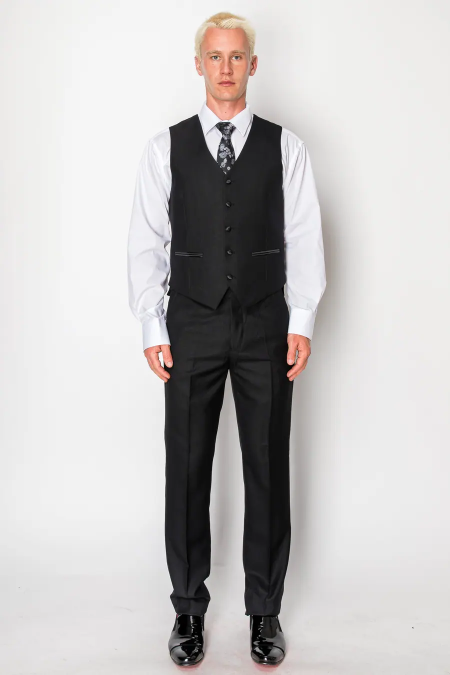
#> input picture assets/img/antonio-uomo/0a8f5042ea91.webp, 900 x 1350 px (shown at 1/2 size)
$ python -i au_fetch.py   (imports and definitions only)
#> lines starting #> are read from the running program, lines starting #| are printed output that depends on the picture
"""Antonio Uomo (our dropship supplier) -> catalog + image library.

1. Reads https://www.antoniouomo.com/products.json (every product is a men's piece) and normalises it into tools/catalog/antonio-uomo.json
   (type, "<Colour> <Style name>", style code, price, copy, bullets, sizes/lengths, image list).
2. Downloads every original image into  ~/Downloads/Antonio Uomo/<Product type>/<Colour Style name (code)>/NN.jpg  (resumable: existing files are kept).
3. Writes web-sized copies into assets/img/antonio-uomo/ (content-addressed by md5, so images shared between products are stored once):
   <md5>.webp (max 900px wide), <md5>-t.webp (160px thumb), and <md5>-c.webp (480px card image).

4. Reads the size chart each product page pops up ("Size Chart" button) and stores its id on the product (`chart`); the chart data itself is transcribed in tools/au_sizes.py.

Run from anywhere:  python3 tools/au_fetch.py [--no-download] [--no-optimize] [--charts-only]
"""
import os, re, sys, json, html, hashlib, urllib.request, concurrent.futures as cf
from html.parser import HTMLParser
from PIL import Image, ImageOps
import suit_info

ROOT = os.path.dirname(os.path.dirname(os.path.abspath(__file__)))
OUT_JSON = os.path.join(ROOT, "tools", "catalog", "antonio-uomo.json")
DL = os.path.expanduser("~/Downloads/Antonio Uomo")
ASSETS = os.path.join(ROOT, "assets", "img", "antonio-uomo")
UA = {"User-Agent": "Mozilla/5.0"}

# titles that carry no colour (the supplier left it out) — checked against the photos / URL handle
COLOUR_FIX = {"560811": "Dark Teal", "107111": "Shiny Black"}
# supplier type name -> (plural for the type page, singular style name used in "<Colour> <Style name>")
PLURAL = {"Suit": "Suits", "Tuxedo": "Tuxedos", "Jacket": "Jackets", "Pants": "Pants"}

FAMILY_RULES = [("navy", "Navy"), ("midnight", "Navy"), ("indigo", "Blue"), ("royal", "Blue"), ("french", "Blue"), ("powder", "Blue"), ("sky", "Blue"),
                ("blue", "Blue"), ("teal", "Teal"), ("charcoal", "Charcoal"), ("silver", "Silver"), ("grey", "Grey"), ("gray", "Grey"), ("black", "Black"),
                ("burgundy", "Burgundy"), ("maroon", "Burgundy"), ("wine", "Burgundy"), ("red", "Red"), ("green", "Green"), ("brown", "Brown"),
                ("beige", "Beige"), ("tan", "Beige"), ("khaki", "Beige"), ("cream", "Beige"), ("gold", "Gold"), ("white", "White"), ("pink", "Pink"), ("purple", "Purple")]


# [6 lines left out: function family, not called in this run]


def slug(s):
    return re.sub(r"[^a-z0-9]+", "-", s.lower()).strip("-")


def fs_name(s):
    return re.sub(r'[\\/:*?"<>|]+', "-", s).strip()


class Body(HTMLParser):
    def __init__(self):
        super().__init__(convert_charrefs=True)
        self.paras, self.bullets, self._buf, self._in = [], [], "", None

    # [12 lines left out: functions handle_starttag, handle_endtag, not called in this run]

    def handle_data(self, d):
        if self._in:
            self._buf += d


# [63 lines left out: functions parse_body, normalise, fetch_products, chart_of, not called in this run]


def ext_of(url):
    e = os.path.splitext(url.split("?")[0])[1].lower()
    return e if e in (".jpg", ".jpeg", ".png", ".webp") else ".jpg"


# [14 lines left out: function download_one, not called in this run]


def to_rgb(im):
    im = ImageOps.exif_transpose(im)
    if im.mode in ("RGBA", "LA", "P"):
        im = im.convert("RGBA"); bg = Image.new("RGB", im.size, (255, 255, 255)); bg.paste(im, mask=im.split()[3]); return bg
    return im.convert("RGB")


def optimise(path):
    """-> md5 key of the original; writes <key>.webp / -t.webp / -c.webp (skipped when they exist)."""
    key = hashlib.md5(open(path, "rb").read()).hexdigest()[:12]
    main, thumb, card = (os.path.join(ASSETS, key + s) for s in (".webp", "-t.webp", "-c.webp"))
    if not (os.path.exists(main) and os.path.exists(thumb) and os.path.exists(card)):
        im = to_rgb(Image.open(path))
#> in to_rgb, im is the input picture: PIL image 900x1350 RGB; mean R, G, B 195.5, 193.2, 192.6
        def sized(w):
            return im.resize((w, round(im.height * w / im.width)), Image.LANCZOS) if im.width > w else im
        sized(900).save(main, "WEBP", quality=76, method=5)
        sized(480).save(card, "WEBP", quality=74, method=5)
#> call 2 of sized, with w = 480
#> in sized (call 2), `return im.resize((w, round(im.height * w / im.width)), Image.LANCZOS) ..`:
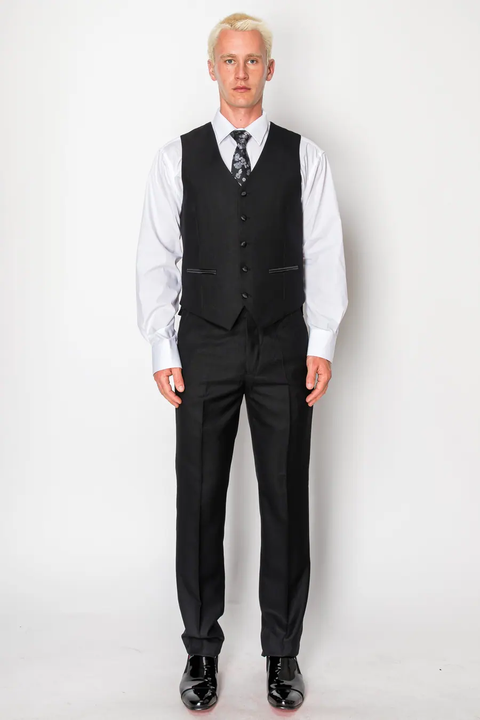
#> returned value: PIL image 480x720 RGB; mean R, G, B 195.5, 193.2, 192.6
        ImageOps.fit(im, (160, 160), Image.LANCZOS, centering=(0.5, 0.12 if im.height > im.width else 0.5)).save(thumb, "WEBP", quality=70, method=5)
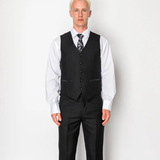
#> saved as cc5b28a24ee8-t.webp: PIL image 160x160 RGB; mean R, G, B 194.9, 192.3, 191.6
    return key


# [49 lines left out: functions charts_only, main, not called in this run]


# [2 lines not run here, left out]

>>> result = optimise('../assets/img/antonio-uomo/0a8f5042ea91.webp')
